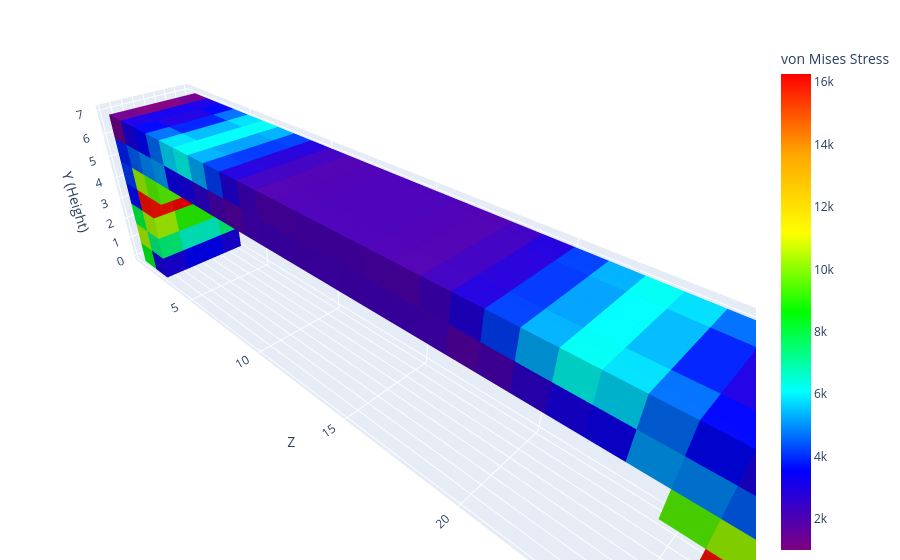

Notebook source saved alongside this figure:
### Code cell
res = compute_von_mises_stress(
    coords,
    n_t_steps=1000,
    progress=True,
)
plotly_blocks.plot(coords, color=res.von_mises, colorbar_title="von Mises Stress", alpha=1)

### Figure 1 — Plotly figure (JSON) as saved in the notebook; plotly's stock layout.template omitted (floating-point values rounded to 4 significant figures; data arrays with more than 128 entries replaced by an {"elided": "..."} marker saying what was removed)
{"data": [{"facecolor": {"elided": "3648 str values"}, "flatshading": true, "i": {"elided": "3648 int values"}, "j": {"elided": "3648 int values"}, "k": {"elided": "3648 int values"}, "opacity": 1, "type": "mesh3d", "x": {"elided": "2432 int values"}, "y": {"elided": "2432 int values"}, "z": {"elided": "2432 int values"}}, {"marker": {"cmax": 16250.0, "cmin": 1015.0, "color": {"elided": "304 float values"}, "colorbar": {"title": {"text": "von Mises Stress"}}, "colorscale": [[0, "#800080"], [0.1667, "#0000FF"], [0.3333, "#00FFFF"], [0.5, "#00FF00"], [0.6667, "#FFFF00"], [0.8333, "#FFA500"], [1, "#FF0000"]], "size": 0.1}, "mode": "markers", "showlegend": false, "type": "scatter3d", "x": [null], "y": [null], "z": [null]}], "layout": {"legend": {"itemsizing": "constant"}, "margin": {"b": 0, "l": 0, "r": 0, "t": 40}, "scene": {"aspectmode": "data", "xaxis": {"title": {"text": "X"}}, "yaxis": {"title": {"text": "Z"}}, "zaxis": {"title": {"text": "Y (Height)"}}}, "title": {"text": ""}}}
